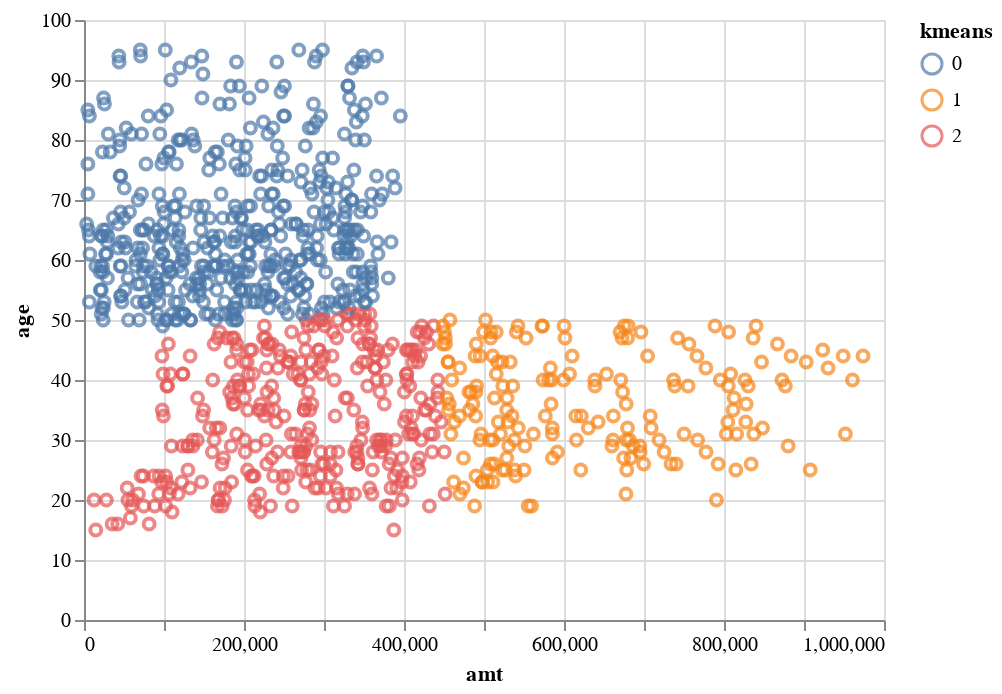

Here is the notebook cell this chart was saved with:
### Markdown cell above
**Create scatterplot to show clusters**

### Code cell
#Creating a list containing pair of features
pairs = [(a, b) for idx, a in enumerate(features_2) for b in features_2[idx + 1:]]

#Plotting scatterplot showing clusters
base = alt.Chart(KMeans_df).mark_point().encode(color='kmeans:N')
for a, b in pairs:
  base.encode(x=a, y=b).display()

### Figure 1 — Vega-Lite specification as saved in the notebook (floating-point values rounded to 4 significant figures; data arrays with more than 128 entries replaced by an {"elided": "..."} marker saying what was removed)
{"config": {"view": {"continuousWidth": 400, "continuousHeight": 300}}, "data": {"name": "data-1f90701547b2ef2c2e471b0f36686686"}, "mark": "point", "encoding": {"color": {"field": "kmeans", "type": "nominal"}, "x": {"field": "amt", "type": "quantitative"}, "y": {"field": "age", "type": "quantitative"}}, "$schema": "https://vega.github.io/schema/vega-lite/v4.17.0.json", "datasets": {"data-1f90701547b2ef2c2e471b0f36686686": {"elided": "983 records"}}}
